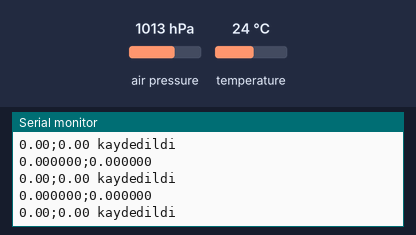
Recording of a sketch running on a simulated Arduino Uno, built with avr-gcc and run on an emulated ATmega328P. On the bench: the last lines printed to the serial monitor. The inputs (shaded band) are chosen by the test bench; at power-on: air pressure 1013 hPa, temperature 24 °C. Storage starts empty.

Above: at 1.2 s.
1.3 s: air pressure set to 952 hPa
At 1.46 s:
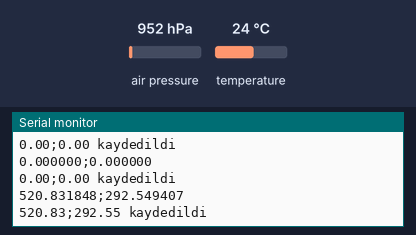
2.8 s: air pressure set to 975 hPa
At 2.88 s:
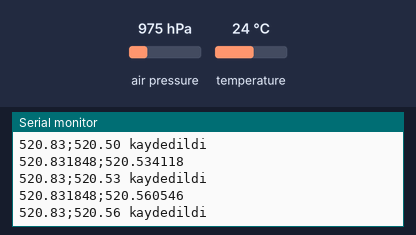
4.3 s: air pressure set to 1048 hPa
At 4.4 s:
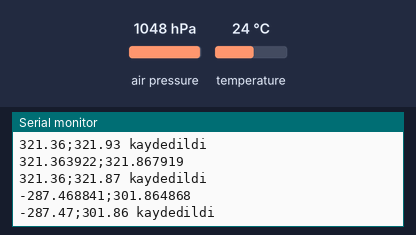
Timing chart, 0 to 7.3 s (numbered marks = the images above; inputs shaded):
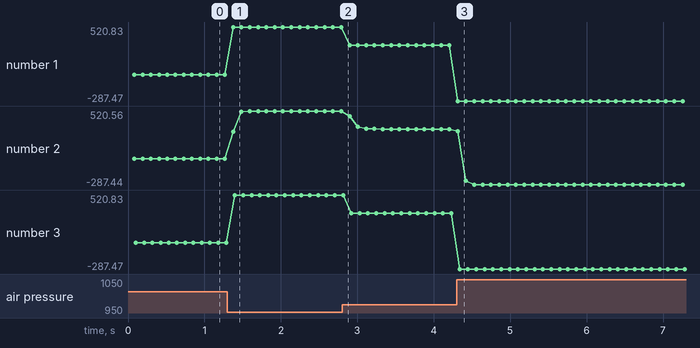

The sketch:

AltitudeKalmanFilterSD.ino
```cpp
/*
   https://github.com/LowPowerLab/SFE_BMP180
   https://github.com/denyssene/SimpleKalmanFilter
*/
#include <SimpleKalmanFilter.h>
#include <SFE_BMP180.h>

#include <SPI.h>
#include <SD.h>

const int chipSelect = 4;

SimpleKalmanFilter pressureKalmanFilter(1, 1, 0.01);

SFE_BMP180 pressure;

const long SAVE_PERIOD = 100;
long save_time;

float baseline; // baseline pressure

double getPressure() {
  char status;
  double T, P;
  status = pressure.startTemperature();
  if (status != 0) {
    delay(status);
    status = pressure.getTemperature(T);
    if (status != 0) {
      status = pressure.startPressure(3);
      if (status != 0) {
        delay(status);
        status = pressure.getPressure(P, T);
        if (status != 0) {
          return (P);
        }
      }
    }
  }
}

void setup() {

  Serial.begin(9600);

  // BMP180 Pressure sensor start
  if (!pressure.begin()) {
    Serial.println("BMP180 Pressure Sensor Error!");
    while (1); // Pause forever.
  }
  baseline = getPressure();

  Serial.print("Initializing SD card...");

  // see if the card is present and can be initialized:
  if (!SD.begin(chipSelect)) {
    Serial.println("Card failed, or not present");
  }
  else
  {
    Serial.println("card initialized.");
  }

}

void loop() {

  float p = getPressure();
  float altitude = pressure.altitude(p, baseline);
  float estimated_altitude = pressureKalmanFilter.updateEstimate(altitude);
  String dataString = "";

  if (millis() > save_time) {
    Serial.print(altitude, 6);
    dataString += String(altitude) + ";";
    Serial.print(";");
    Serial.print(estimated_altitude, 6);
    dataString += String(estimated_altitude);
    Serial.println();
    save_time = millis() + SAVE_PERIOD;
    save_data(dataString);
  }

}


void save_data(String dataString)
{
  File dataFile = SD.open("datalog.csv", FILE_WRITE);

  // if the file is available, write to it:
  if (dataFile) {
    dataFile.println(dataString);
    dataFile.close();
    // print to the serial port too:
    Serial.println(dataString+" kaydedildi");
  }
  // if the file isn't open, pop up an error:
  else {
    Serial.println("error opening datalog.csv");
  }
}
```

Measured:
- after the input at 1.3 s, the serial monitor: prints a new line after 0.07 s (image 1)
- plotted number 1: 0 → 520.83 after the input at 1.3 s, 520.83 → 321.36 after the input at 2.8 s
- plotted number 2: 0 → 520.56 after the input at 1.3 s, 520.56 → 321.87 after the input at 2.8 s
- plotted number 3: 0 → 520.83 after the input at 1.3 s, 520.83 → 321.36 after the input at 2.8 s
